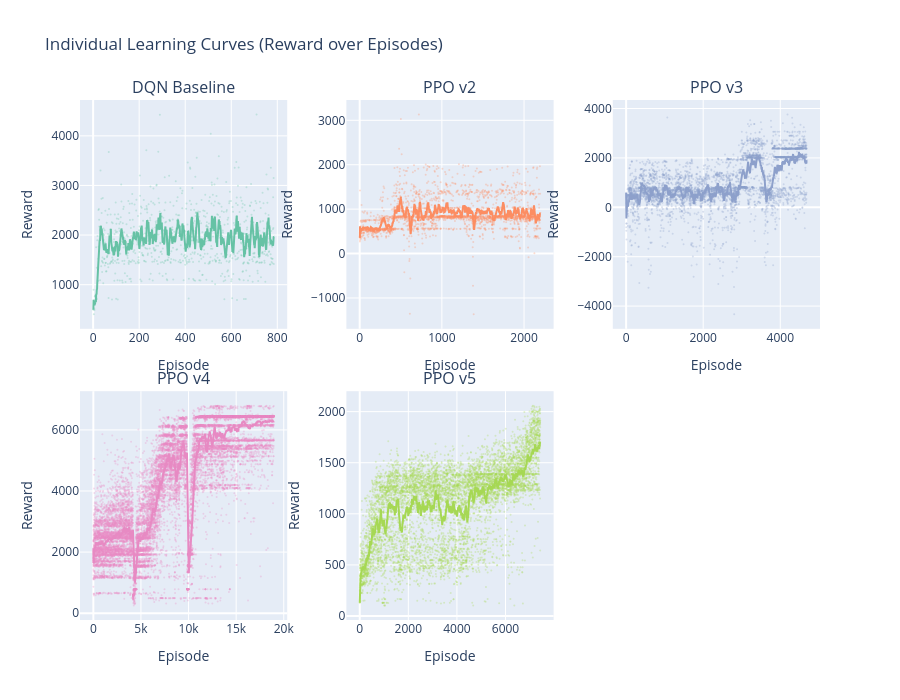

Notebook code for this chart:
### Markdown cell above
## 1.4 Learning Curves

### Code cell
# Individual Learning Curves
fig_individual = make_subplots(
    rows=2, cols=3,
    subplot_titles=['DQN Baseline', 'PPO v2', 'PPO v3', 'PPO v4', 'PPO v5', ''],
    vertical_spacing=0.12,
    horizontal_spacing=0.08
)

positions = [(1,1), (1,2), (1,3), (2,1), (2,2)]
colors = px.colors.qualitative.Set2

for i, agent_name in enumerate(agent_order):
    if agent_name not in df_episodes['agent'].values:
        continue

    agent_data = df_episodes[df_episodes['agent'] == agent_name].copy()

    # Calculate rolling average for smoother curves
    window = max(10, len(agent_data) // 100)  # Adaptive window
    agent_data['reward_smooth'] = agent_data['reward'].rolling(window=window, min_periods=1).mean()

    row, col = positions[i]

    # Raw data (light)
    fig_individual.add_trace(
        go.Scatter(
            x=agent_data['episode_number'],
            y=agent_data['reward'],
            mode='markers',
            marker={"size": 2, "opacity": 0.3, "color": colors[i]},
            name=f'{agent_name} (raw)',
            showlegend=False
        ),
        row=row, col=col
    )

    # Smoothed line
    fig_individual.add_trace(
        go.Scatter(
            x=agent_data['episode_number'],
            y=agent_data['reward_smooth'],
            mode='lines',
            line={"width": 2, "color": colors[i]},
            name=agent_name,
            showlegend=False
        ),
        row=row, col=col
    )

fig_individual.update_layout(
    height=700,
    title_text='Individual Learning Curves (Reward over Episodes)',
)
fig_individual.update_xaxes(title_text='Episode')
fig_individual.update_yaxes(title_text='Reward')
fig_individual.show()

### Figure 1 — Plotly figure (JSON) as saved in the notebook; plotly's stock layout.template omitted (floating-point values rounded to 4 significant figures; data arrays with more than 128 entries replaced by an {"elided": "..."} marker saying what was removed)
{"data": [{"marker": {"color": "rgb(102,194,165)", "opacity": 0.3, "size": 2}, "mode": "markers", "name": "DQN Baseline (raw)", "showlegend": false, "type": "scatter", "x": {"elided": "785 int values"}, "xaxis": "x", "y": {"elided": "785 float values"}, "yaxis": "y"}, {"line": {"color": "rgb(102,194,165)", "width": 2}, "mode": "lines", "name": "DQN Baseline", "showlegend": false, "type": "scatter", "x": {"elided": "785 int values"}, "xaxis": "x", "y": {"elided": "785 float values"}, "yaxis": "y"}, {"marker": {"color": "rgb(252,141,98)", "opacity": 0.3, "size": 2}, "mode": "markers", "name": "PPO v2 (raw)", "showlegend": false, "type": "scatter", "x": {"elided": "2197 int values"}, "xaxis": "x2", "y": {"elided": "2197 float values"}, "yaxis": "y2"}, {"line": {"color": "rgb(252,141,98)", "width": 2}, "mode": "lines", "name": "PPO v2", "showlegend": false, "type": "scatter", "x": {"elided": "2197 int values"}, "xaxis": "x2", "y": {"elided": "2197 float values"}, "yaxis": "y2"}, {"marker": {"color": "rgb(141,160,203)", "opacity": 0.3, "size": 2}, "mode": "markers", "name": "PPO v3 (raw)", "showlegend": false, "type": "scatter", "x": {"elided": "4684 int values"}, "xaxis": "x3", "y": {"elided": "4684 float values"}, "yaxis": "y3"}, {"line": {"color": "rgb(141,160,203)", "width": 2}, "mode": "lines", "name": "PPO v3", "showlegend": false, "type": "scatter", "x": {"elided": "4684 int values"}, "xaxis": "x3", "y": {"elided": "4684 float values"}, "yaxis": "y3"}, {"marker": {"color": "rgb(231,138,195)", "opacity": 0.3, "size": 2}, "mode": "markers", "name": "PPO v4 (raw)", "showlegend": false, "type": "scatter", "x": {"elided": "18958 int values"}, "xaxis": "x4", "y": {"elided": "18958 float values"}, "yaxis": "y4"}, {"line": {"color": "rgb(231,138,195)", "width": 2}, "mode": "lines", "name": "PPO v4", "showlegend": false, "type": "scatter", "x": {"elided": "18958 int values"}, "xaxis": "x4", "y": {"elided": "18958 float values"}, "yaxis": "y4"}, {"marker": {"color": "rgb(166,216,84)", "opacity": 0.3, "size": 2}, "mode": "markers", "name": "PPO v5 (raw)", "showlegend": false, "type": "scatter", "x": {"elided": "7430 int values"}, "xaxis": "x5", "y": {"elided": "7430 float values"}, "yaxis": "y5"}, {"line": {"color": "rgb(166,216,84)", "width": 2}, "mode": "lines", "name": "PPO v5", "showlegend": false, "type": "scatter", "x": {"elided": "7430 int values"}, "xaxis": "x5", "y": {"elided": "7430 float values"}, "yaxis": "y5"}], "layout": {"annotations": [{"font": {"size": 16}, "showarrow": false, "text": "DQN Baseline", "x": 0.14, "xanchor": "center", "xref": "paper", "y": 1, "yanchor": "bottom", "yref": "paper"}, {"font": {"size": 16}, "showarrow": false, "text": "PPO v2", "x": 0.5, "xanchor": "center", "xref": "paper", "y": 1, "yanchor": "bottom", "yref": "paper"}, {"font": {"size": 16}, "showarrow": false, "text": "PPO v3", "x": 0.86, "xanchor": "center", "xref": "paper", "y": 1, "yanchor": "bottom", "yref": "paper"}, {"font": {"size": 16}, "showarrow": false, "text": "PPO v4", "x": 0.14, "xanchor": "center", "xref": "paper", "y": 0.44, "yanchor": "bottom", "yref": "paper"}, {"font": {"size": 16}, "showarrow": false, "text": "PPO v5", "x": 0.5, "xanchor": "center", "xref": "paper", "y": 0.44, "yanchor": "bottom", "yref": "paper"}], "height": 700, "title": {"text": "Individual Learning Curves (Reward over Episodes)"}, "xaxis": {"anchor": "y", "domain": [0, 0.28], "title": {"text": "Episode"}}, "xaxis2": {"anchor": "y2", "domain": [0.36, 0.64], "title": {"text": "Episode"}}, "xaxis3": {"anchor": "y3", "domain": [0.72, 1], "title": {"text": "Episode"}}, "xaxis4": {"anchor": "y4", "domain": [0, 0.28], "title": {"text": "Episode"}}, "xaxis5": {"anchor": "y5", "domain": [0.36, 0.64], "title": {"text": "Episode"}}, "xaxis6": {"anchor": "y6", "domain": [0.72, 1], "title": {"text": "Episode"}}, "yaxis": {"anchor": "x", "domain": [0.56, 1], "title": {"text": "Reward"}}, "yaxis2": {"anchor": "x2", "domain": [0.56, 1], "title": {"text": "Reward"}}, "yaxis3": {"anchor": "x3", "domain": [0.56, 1], "title": {"text": "Reward"}}, "yaxis4": {"anchor": "x4", "domain": [0, 0.44], "title": {"text": "Reward"}}, "yaxis5": {"anchor": "x5", "domain": [0, 0.44], "title": {"text": "Reward"}}, "yaxis6": {"anchor": "x6", "domain": [0, 0.44], "title": {"text": "Reward"}}}}
